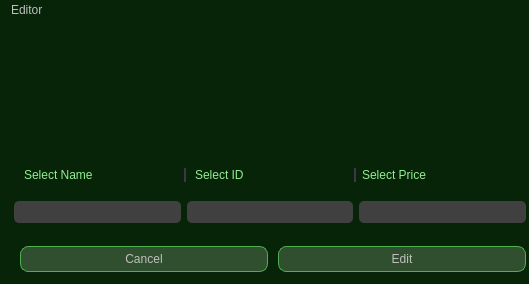
<?xml version="1.0" encoding="UTF-8"?>
<ui version="4.0">
 <class>menuEdit</class>
 <widget class="QDialog" name="menuEdit">
  <property name="geometry">
   <rect>
    <x>0</x>
    <y>0</y>
    <width>529</width>
    <height>284</height>
   </rect>
  </property>
  <property name="sizePolicy">
   <sizepolicy hsizetype="Preferred" vsizetype="Preferred">
    <horstretch>0</horstretch>
    <verstretch>0</verstretch>
   </sizepolicy>
  </property>
  <property name="windowTitle">
   <string>Dialog</string>
  </property>
  <property name="styleSheet">
   <string notr="true">#menuEdit{
background-color: rgb(8, 36, 8);
border-radius:5px;
border:none;
}</string>
  </property>
  <layout class="QGridLayout" name="gridLayout">
   <property name="topMargin">
    <number>0</number>
   </property>
   <property name="rightMargin">
    <number>0</number>
   </property>
   <property name="bottomMargin">
    <number>9</number>
   </property>
   <property name="horizontalSpacing">
    <number>4</number>
   </property>
   <property name="verticalSpacing">
    <number>16</number>
   </property>
   <item row="0" column="0">
    <widget class="QWidget" name="widget_4" native="true">
     <property name="enabled">
      <bool>false</bool>
     </property>
     <property name="sizePolicy">
      <sizepolicy hsizetype="Preferred" vsizetype="Fixed">
       <horstretch>0</horstretch>
       <verstretch>0</verstretch>
      </sizepolicy>
     </property>
     <property name="styleSheet">
      <string notr="true">background-color: rgb(8, 36, 8);
border-radius:5px;</string>
     </property>
     <layout class="QHBoxLayout" name="horizontalLayout_4">
      <property name="leftMargin">
       <number>0</number>
      </property>
      <property name="topMargin">
       <number>0</number>
      </property>
      <property name="rightMargin">
       <number>3</number>
      </property>
      <property name="bottomMargin">
       <number>0</number>
      </property>
      <item>
       <widget class="QLabel" name="label_4">
        <property name="sizePolicy">
         <sizepolicy hsizetype="Fixed" vsizetype="Fixed">
          <horstretch>0</horstretch>
          <verstretch>0</verstretch>
         </sizepolicy>
        </property>
        <property name="styleSheet">
         <string notr="true">font: 100 italic 24pt &quot;Ubuntu Sans&quot;;
</string>
        </property>
        <property name="text">
         <string>&lt;html&gt;&lt;head/&gt;&lt;body&gt;&lt;p&gt;Editor&lt;/p&gt;&lt;/body&gt;&lt;/html&gt;</string>
        </property>
       </widget>
      </item>
      <item>
       <spacer name="horizontalSpacer">
        <property name="orientation">
         <enum>Qt::Orientation::Horizontal</enum>
        </property>
        <property name="sizeHint" stdset="0">
         <size>
          <width>40</width>
          <height>20</height>
         </size>
        </property>
       </spacer>
      </item>
     </layout>
    </widget>
   </item>
   <item row="1" column="0">
    <spacer name="verticalSpacer">
     <property name="orientation">
      <enum>Qt::Orientation::Vertical</enum>
     </property>
     <property name="sizeHint" stdset="0">
      <size>
       <width>20</width>
       <height>40</height>
      </size>
     </property>
    </spacer>
   </item>
   <item row="2" column="0">
    <widget class="QWidget" name="widget" native="true">
     <property name="sizePolicy">
      <sizepolicy hsizetype="Preferred" vsizetype="Fixed">
       <horstretch>0</horstretch>
       <verstretch>0</verstretch>
      </sizepolicy>
     </property>
     <property name="styleSheet">
      <string notr="true">background-color: rgb(8, 36, 8);
border-radius:5px;</string>
     </property>
     <layout class="QHBoxLayout" name="horizontalLayout">
      <property name="spacing">
       <number>6</number>
      </property>
      <property name="leftMargin">
       <number>10</number>
      </property>
      <property name="topMargin">
       <number>9</number>
      </property>
      <property name="rightMargin">
       <number>2</number>
      </property>
      <property name="bottomMargin">
       <number>0</number>
      </property>
      <item>
       <widget class="QLabel" name="label_2">
        <property name="sizePolicy">
         <sizepolicy hsizetype="Preferred" vsizetype="Fixed">
          <horstretch>0</horstretch>
          <verstretch>0</verstretch>
         </sizepolicy>
        </property>
        <property name="styleSheet">
         <string notr="true">font: 600 13pt &quot;URW Gothic&quot;;
background-color: rgba(106, 82, 177, 0);
border-right:2px  solid rgb(61, 56, 70);
border-radius:0px;
color: rgb(144, 238, 144);</string>
        </property>
        <property name="text">
         <string>Select Name</string>
        </property>
       </widget>
      </item>
      <item>
       <widget class="QLabel" name="label_3">
        <property name="styleSheet">
         <string notr="true">font: 600 13pt &quot;URW Gothic&quot;;
background-color: rgba(106, 82, 177, 0);
border-right:2px  solid rgb(61, 56, 70);
border-radius:0px;
color: rgb(144, 238, 144);</string>
        </property>
        <property name="text">
         <string>Select ID</string>
        </property>
       </widget>
      </item>
      <item>
       <widget class="QLabel" name="label">
        <property name="styleSheet">
         <string notr="true">font: 600 13pt &quot;URW Gothic&quot;;
background-color: rgba(106, 82, 177, 0);

border-radius:0px;
color: rgb(144, 238, 144);</string>
        </property>
        <property name="text">
         <string>Select Price</string>
        </property>
       </widget>
      </item>
     </layout>
    </widget>
   </item>
   <item row="3" column="0">
    <widget class="QWidget" name="widget_2" native="true">
     <property name="sizePolicy">
      <sizepolicy hsizetype="Preferred" vsizetype="Fixed">
       <horstretch>53</horstretch>
       <verstretch>84</verstretch>
      </sizepolicy>
     </property>
     <property name="styleSheet">
      <string notr="true">background-color: rgb(8, 36, 8);
border-radius:5px;</string>
     </property>
     <layout class="QHBoxLayout" name="horizontalLayout_2">
      <property name="spacing">
       <number>6</number>
      </property>
      <property name="leftMargin">
       <number>3</number>
      </property>
      <property name="topMargin">
       <number>3</number>
      </property>
      <property name="rightMargin">
       <number>3</number>
      </property>
      <property name="bottomMargin">
       <number>3</number>
      </property>
      <item>
       <widget class="QLineEdit" name="nameEdit">
        <property name="styleSheet">
         <string notr="true">background-color: rgb(64, 64, 64);
    color: rgb(144, 238, 144);
    border-radius: 5px;
 padding: 3px;</string>
        </property>
       </widget>
      </item>
      <item>
       <widget class="QLineEdit" name="idEdit">
        <property name="styleSheet">
         <string notr="true">background-color: rgb(64, 64, 64);
    color: rgb(144, 238, 144);
    border-radius: 5px;
 padding: 3px;</string>
        </property>
        <property name="inputMask">
         <string/>
        </property>
       </widget>
      </item>
      <item>
       <widget class="QLineEdit" name="priceEdit">
        <property name="styleSheet">
         <string notr="true">background-color: rgb(64, 64, 64);
    color: rgb(144, 238, 144);
    border-radius: 5px;
 padding: 3px;</string>
        </property>
       </widget>
      </item>
     </layout>
    </widget>
   </item>
   <item row="4" column="0">
    <widget class="QWidget" name="widget_3" native="true">
     <property name="sizePolicy">
      <sizepolicy hsizetype="Preferred" vsizetype="Fixed">
       <horstretch>0</horstretch>
       <verstretch>0</verstretch>
      </sizepolicy>
     </property>
     <property name="styleSheet">
      <string notr="true">background-color: rgb(8, 36, 8);
border-radius:5px;</string>
     </property>
     <layout class="QHBoxLayout" name="horizontalLayout_3">
      <property name="spacing">
       <number>10</number>
      </property>
      <property name="topMargin">
       <number>4</number>
      </property>
      <property name="rightMargin">
       <number>3</number>
      </property>
      <property name="bottomMargin">
       <number>3</number>
      </property>
      <item>
       <widget class="QPushButton" name="cancelButton">
        <property name="styleSheet">
         <string notr="true">QPushButton {
        background-color: #2f4f2f;
       
	color: rgb(192, 191, 188);
        border: 1px solid #4caf50;
        border-radius: 8px;
        padding: 5px 10px;
    }

QPushButton:hover {
        background-color: #3e8e41;
    }</string>
        </property>
        <property name="text">
         <string>Cancel</string>
        </property>
       </widget>
      </item>
      <item>
       <widget class="QPushButton" name="editButton">
        <property name="styleSheet">
         <string notr="true">QPushButton {
        background-color: #2f4f2f;
       
	color: rgb(192, 191, 188);
        border: 1px solid #4caf50;
        border-radius: 8px;
        padding: 5px 10px;
    }

QPushButton:hover {
        background-color: #3e8e41;
    }</string>
        </property>
        <property name="text">
         <string>Edit</string>
        </property>
       </widget>
      </item>
     </layout>
    </widget>
   </item>
  </layout>
 </widget>
 <resources/>
 <connections/>
</ui>
